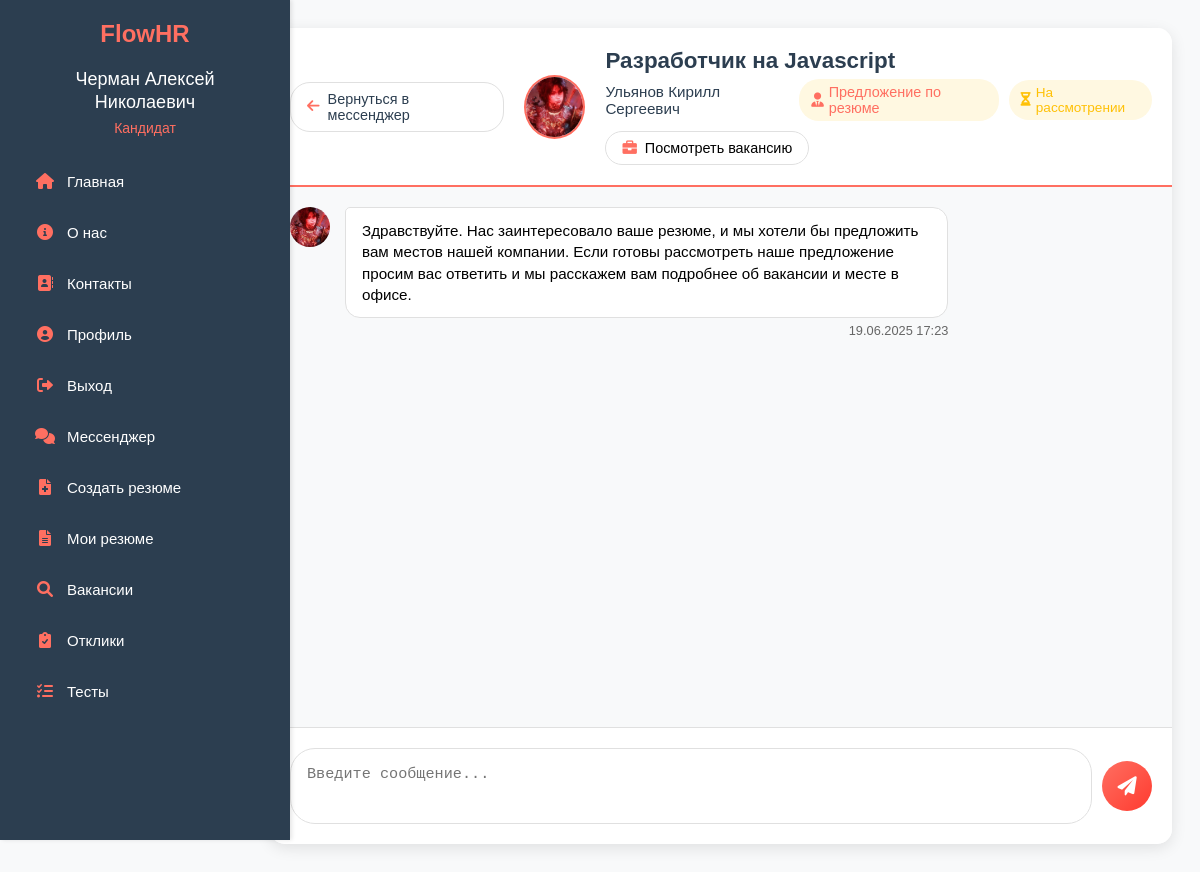
Page /public/chat.php?application_id=16 (signed in) on the committed database.
### tables this page shows
CREATE TABLE `applications` (
  `id` int NOT NULL,
  `job_id` int NOT NULL,
  `hr_id` int NOT NULL,
  `candidate_id` int DEFAULT NULL,
  `entity_type` enum('vacancy','resume') NOT NULL,
  `entity_id` int NOT NULL,
  `status` enum('pending','rejected','interview','hired') NOT NULL DEFAULT 'pending',
  `message` text,
  `created_at` timestamp NULL DEFAULT CURRENT_TIMESTAMP
);

CREATE TABLE `jobs` (
  `id` int NOT NULL,
  `title` varchar(255) NOT NULL,
  `description` text NOT NULL,
  `hr_id` int NOT NULL,
  `status` enum('active','closed') DEFAULT 'active',
  `created_at` timestamp NULL DEFAULT CURRENT_TIMESTAMP,
  `experience_id` int NOT NULL,
  `salary_id` int NOT NULL
);

CREATE TABLE `messages` (
  `id` int NOT NULL,
  `application_id` int NOT NULL,
  `user_id` int NOT NULL,
  `content` text,
  `file_path` varchar(255) DEFAULT NULL,
  `file_type` varchar(50) DEFAULT NULL,
  `created_at` timestamp NULL DEFAULT CURRENT_TIMESTAMP
);

CREATE TABLE `users` (
  `id` int NOT NULL,
  `name` varchar(255) NOT NULL,
  `email` varchar(255) NOT NULL,
  `login` varchar(100) NOT NULL,
  `password` varchar(255) NOT NULL,
  `role` enum('HR','candidate','admin','moderator') NOT NULL,
  `created_at` timestamp NULL DEFAULT CURRENT_TIMESTAMP,
  `avatar` varchar(255) DEFAULT 'default_avatar.png',
  `is_blocked` tinyint(1) DEFAULT '0',
  `blocked_until` timestamp NULL DEFAULT NULL,
  `age` int DEFAULT NULL,
  `phone` varchar(20) DEFAULT NULL,
  `city` varchar(100) DEFAULT NULL,
  `profile_completion` int DEFAULT '0'
);

### includes/header_logic.php (called while the page is built, shortened)
<?php
$user_id = $_SESSION['user_id'] ?? null;
 ?>

### public/chat.php (the view, shortened to what this page needs)
<?php
require '../includes/config.php';
$user_id = $_SESSION['user_id'];
$application_id = $_GET['application_id'] ?? null;
try {
    $stmt = $pdo->prepare("
        SELECT
            a.id,
            a.job_id,
            a.hr_id,
            a.candidate_id,
            a.status,
            a.message,
            a.created_at,
            a.entity_type,
            a.entity_id,
            j.title as job_title,
            CASE
                WHEN a.hr_id = ? THEN u2.name
                ELSE u.name
            END as interlocutor_name,
            CASE
                WHEN a.hr_id = ? THEN u2.avatar
                ELSE u.avatar
            END as interlocutor_avatar,
            CASE
                WHEN a.hr_id = ? THEN u2.email
                ELSE u.email
            END as interlocutor_email
        FROM applications a
        JOIN jobs j ON a.job_id = j.id
        JOIN users u ON a.hr_id = u.id
        JOIN users u2 ON a.candidate_id = u2.id
        WHERE a.id = ? AND (a.hr_id = ? OR a.candidate_id = ?)
    ");
    $stmt->execute([$user_id, $user_id, $user_id, $application_id, $user_id, $user_id]);
    $chat = $stmt->fetch(PDO::FETCH_ASSOC);
    $stmt = $pdo->prepare("
        SELECT
            m.*,
            u.name as sender_name,
            u.avatar as sender_avatar
        FROM messages m
        JOIN users u ON m.user_id = u.id
        WHERE m.application_id = ?
        ORDER BY m.created_at ASC
    ");
    $stmt->execute([$application_id]);
    $messages = $stmt->fetchAll();
} catch(Exception $e) {
    error_log($e->getMessage());
    die("Ошибка: " . $e->getMessage());
}
require_once '../includes/header.php';
?>
<!DOCTYPE html>
<html lang="ru">
<head>
    <link rel="stylesheet" href="https://cdnjs.cloudflare.com/ajax/libs/font-awesome/6.0.0/css/all.min.css">
</head>
<body>
    <div class="chat-container">
        <div class="chat-header">
            <a href="messenger.php" class="back-button">
                <i class="fas fa-arrow-left"></i>
                Вернуться в мессенджер
            </a>
            <img src="<?php echo file_exists('../uploads/avatars/' . $chat['interlocutor_avatar']) ? '../uploads/avatars/' . $chat['interlocutor_avatar'] : '../uploads/avatars/default_avatar.png'; ?>"
                 alt="Аватар"
                 class="chat-avatar"
                 onerror="this.src='../uploads/avatars/default_avatar.png'">
            <div class="chat-info">
                <h1 class="chat-title"><?php echo htmlspecialchars($chat['job_title']); ?></h1>
                <div class="chat-subtitle">
                    <span class="interlocutor-name"><?php echo htmlspecialchars($chat['interlocutor_name']); ?></span>
                    <span class="chat-type">
                        <?php if ($chat['entity_type'] === 'vacancy'): ?>
                            <i class="fas fa-briefcase"></i> Отклик на вакансию
                        <?php else: ?>
                            <i class="fas fa-user-tie"></i> Предложение по резюме
                        <?php endif; ?>
                    </span>
                    <span class="status-badge status-<?php echo $chat['status']; ?>" id="statusBadge">
                        <?php
                        switch($chat['status']) {
                            case 'pending':
                                echo '<i class="fas fa-hourglass-half"></i> На рассмотрении';
                                break;
                        }
                        ?>
                    </span>
                </div>
                <div style="display:flex; align-items:center; gap:12px; margin-top:10px;">
                    <?php if ($_SESSION['role'] === 'candidate'): ?>
                        <button class="status-btn" onclick="openJobModal(<?php echo (int)$chat['job_id']; ?>)"><i class="fas fa-briefcase"></i> Посмотреть вакансию</button>
                    <?php elseif ($_SESSION['role'] === 'HR' && $chat['entity_type'] === 'resume'): ?>
                        <button class="status-btn" onclick="openResumeModal(<?php echo (int)$chat['entity_id']; ?>)"><i class="fas fa-user-tie"></i> Посмотреть резюме</button>
                    <?php endif; ?>
                </div>
            </div>
        </div>
        <div class="chat-messages" id="chatMessages">
            <?php foreach ($messages as $message): ?>
                <div class="message <?php echo $message['user_id'] == $user_id ? 'sent' : 'received'; ?>">
                    <img src="<?php echo file_exists('../uploads/avatars/' . $message['sender_avatar']) ? '../uploads/avatars/' . $message['sender_avatar'] : '../uploads/avatars/default_avatar.png'; ?>"
                         alt="Аватар"
                         class="message-avatar"
                         onerror="this.src='../uploads/avatars/default_avatar.png'">
                    <div class="message-content">
                        <div class="message-bubble">
                            <?php echo nl2br(htmlspecialchars($message['content'])); ?>
                        </div>
                        <div class="message-time">
                            <?php echo date('d.m.Y H:i', strtotime($message['created_at'])); ?>
                        </div>
                    </div>
                </div>
            <?php endforeach; ?>
        </div>
        <form class="chat-input" id="messageForm">
            <textarea
                class="message-input"
                name="message"
                placeholder="Введите сообщение..."
                required
            ></textarea>
            <button type="submit" class="send-button">
                <i class="fas fa-paper-plane"></i>
            </button>
        </form>
    </div>
</body>
</html>

### includes/header.php (style rules this page uses)
body { margin-left: 250px !important; transition: margin-left 0.3s ease !important; min-height: 100vh !important; overflow-x: hidden !important; }
.fa-home, .fa-info-circle, .fa-map-marker-alt, .fa-sign-in-alt, .fa-user, .fa-sign-out-alt, .fa-comments, .fa-file-alt, .fa-briefcase, .fa-plus-circle, .fa-users, .fa-chart-line, .fa-clipboard-list, .fa-user-check, .fa-users-cog, .fa-tools, .fa-clipboard-check { color: #FF6F61 !important; transition: all 0.3s ease !important; }

### public/chat.php (style rules this page uses)
body { font-family: 'Arial', sans-serif; background: #F8F9FA; margin-left: 250px; padding: 20px; }
.chat-container { max-width: 1000px; margin: 0 auto; background: #FFFFFF; border-radius: 15px; box-shadow: 0 4px 15px rgba(0, 0, 0, 0.1); overflow: hidden; }
.chat-header { background: #FFFFFF; padding: 20px; border-bottom: 2px solid #FF6F61; display: flex; align-items: center; gap: 20px; }
.back-button { background: #FFFFFF; border: 1px solid #E0E0E0; padding: 8px 16px; border-radius: 20px; font-size: 0.9rem; cursor: pointer; display: flex; align-items: center; gap: 8px; transition: all 0.3s ease; text-decoration: none; color: #2C3E50; }
.back-button i { color: #FF6F61; }
.chat-avatar { width: 60px; height: 60px; border-radius: 50%; object-fit: cover; border: 2px solid #FF6F61; }
.chat-info { flex-grow: 1; }
.chat-title { font-size: 1.4rem; color: #2C3E50; margin: 0 0 5px 0; font-weight: 600; }
.chat-subtitle { color: #666; font-size: 0.95rem; margin: 0; display: flex; align-items: center; gap: 10px; }
.interlocutor-name { font-weight: 500; color: #2C3E50; }
.chat-type { background: #FFF8E1; padding: 5px 12px; border-radius: 20px; font-size: 0.9rem; color: #FF6F61; font-weight: 500; display: inline-flex; align-items: center; gap: 5px; }
.chat-messages { padding: 20px; height: calc(100vh - 300px); overflow-y: auto; background: #F8F9FA; }
.message { display: flex; gap: 15px; margin-bottom: 20px; animation: fadeIn 0.3s ease-out; }
.message-avatar { width: 40px; height: 40px; border-radius: 50%; object-fit: cover; }
.message-content { max-width: 70%; }
.message-bubble { padding: 12px 16px; border-radius: 15px; position: relative; font-size: 0.95rem; line-height: 1.4; }
.message.received .message-bubble { background: #FFFFFF; border: 1px solid #E0E0E0; border-top-left-radius: 5px; }
.message-time { font-size: 0.8rem; color: #666; margin-top: 5px; text-align: right; }
.chat-input { padding: 20px; background: #FFFFFF; border-top: 1px solid #E0E0E0; display: flex; gap: 10px; align-items: center; }
.message-input { flex-grow: 1; padding: 12px 16px; border: 1px solid #E0E0E0; border-radius: 25px; font-size: 0.95rem; resize: none; height: 50px; line-height: 26px; transition: all 0.3s ease; max-height: 200px; overflow-y: auto; }
.send-button { background: linear-gradient(135deg, #FF6F61, #FF3B2F); color: white; border: none; border-radius: 25px; width: 50px; height: 50px; display: flex; align-items: center; justify-content: center; cursor: pointer; transition: all 0.3s ease; flex-shrink: 0; }
.send-button i { font-size: 1.2rem; }
.status-badge { padding: 5px 12px; border-radius: 20px; font-size: 0.85rem; font-weight: 500; display: inline-flex; align-items: center; gap: 5px; }
.status-pending { background: #FFF8E1; color: #FFC107; }
.status-btn { background: #FFFFFF; border: 1px solid #E0E0E0; padding: 8px 16px; border-radius: 20px; font-size: 0.9rem; cursor: pointer; display: flex; align-items: center; gap: 8px; transition: all 0.3s ease; }

### rows in the picture
applications: job.title "Разработчик на Javascript"
messages: user.avatar (picture), content "Здравствуйте. Нас заинтересовало ваше резюме, и мы хотели бы предложить вам местов нашей компании. Если готовы рассмотреть наше предложение просим вас ответить и мы расскажем вам подробнее об вакансии и месте в офисе.", created_at "19.06.2025 17:23"

### other values in the picture
$user_name "Черман Алексей Николаевич"
$roleText "Кандидат"
$chat['interlocutor_name'] "Ульянов Кирилл Сергеевич"
